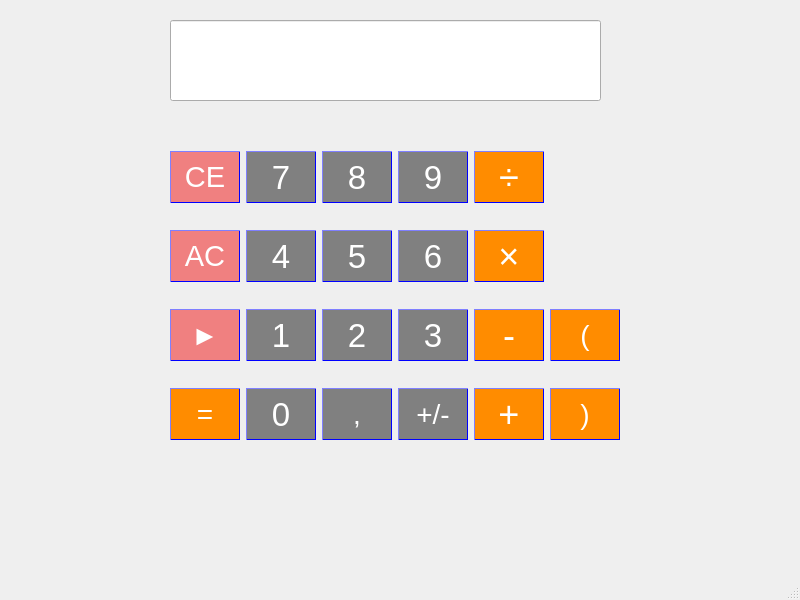
<?xml version="1.0" encoding="UTF-8"?>
<ui version="4.0">
 <class>Calculator</class>
 <widget class="QMainWindow" name="Calculator">
  <property name="geometry">
   <rect>
    <x>0</x>
    <y>0</y>
    <width>800</width>
    <height>600</height>
   </rect>
  </property>
  <property name="windowTitle">
   <string>Calculator</string>
  </property>
  <widget class="QWidget" name="centralwidget">
   <widget class="QWidget" name="gridLayoutWidget">
    <property name="geometry">
     <rect>
      <x>170</x>
      <y>130</y>
      <width>450</width>
      <height>331</height>
     </rect>
    </property>
    <layout class="QGridLayout" name="gridLayout">
     <property name="leftMargin">
      <number>0</number>
     </property>
     <property name="bottomMargin">
      <number>0</number>
     </property>
     <property name="verticalSpacing">
      <number>-1</number>
     </property>
     <item row="4" column="4">
      <widget class="QPushButton" name="ChangeSign">
       <property name="font">
        <font>
         <pointsize>21</pointsize>
        </font>
       </property>
       <property name="styleSheet">
        <string notr="true">QPushButton{
	border: 1px outset blue;
   background-color: Gray;
   height:50px;
   width:50px;
   cursor:pointer;
	font-size:35 px;
	color: white;
}

QPushButton::pressed{
	background-color: LightGray
}</string>
       </property>
       <property name="text">
        <string>+/-</string>
       </property>
      </widget>
     </item>
     <item row="2" column="0">
      <widget class="QPushButton" name="AllClear">
       <property name="font">
        <font>
         <pointsize>22</pointsize>
        </font>
       </property>
       <property name="styleSheet">
        <string notr="true">QPushButton{
	border: 1px outset blue;
   background-color: LightCoral;
   height:50px;
   width:50px;
   cursor:pointer;
	font-size:35 px;
	color: white;
}

QPushButton::pressed{
	background-color: DarkRed

}</string>
       </property>
       <property name="text">
        <string>AC</string>
       </property>
      </widget>
     </item>
     <item row="1" column="0">
      <widget class="QPushButton" name="ClearEntry">
       <property name="font">
        <font>
         <pointsize>22</pointsize>
        </font>
       </property>
       <property name="styleSheet">
        <string notr="true">QPushButton{
	border: 1px outset blue;
   background-color: LightCoral;
   height:50px;
   width:50px;
   cursor:pointer;
	font-size:35 px;
	color: white;
}

QPushButton::pressed{
	background-color: DarkRed

}</string>
       </property>
       <property name="text">
        <string>CE</string>
       </property>
      </widget>
     </item>
     <item row="3" column="4">
      <widget class="QPushButton" name="Button3">
       <property name="font">
        <font>
         <pointsize>25</pointsize>
        </font>
       </property>
       <property name="styleSheet">
        <string notr="true">QPushButton{
	border: 1px outset blue;
   background-color: Gray;
   height:50px;
   width:50px;
   cursor:pointer;
	font-size:35 px;
	color: white;
}

QPushButton::pressed{
	background-color: LightGray
}</string>
       </property>
       <property name="text">
        <string>3</string>
       </property>
      </widget>
     </item>
     <item row="3" column="5">
      <widget class="QPushButton" name="Subtract">
       <property name="font">
        <font>
         <pointsize>27</pointsize>
        </font>
       </property>
       <property name="styleSheet">
        <string notr="true">QPushButton{
	border: 1px outset blue;
   background-color: DarkOrange;
   height:50px;
   width:50px;
   cursor:pointer;
	font-size:35 px;
	color: white;
}

QPushButton::pressed{
	background-color: DimGray

}</string>
       </property>
       <property name="text">
        <string>-</string>
       </property>
      </widget>
     </item>
     <item row="1" column="5">
      <widget class="QPushButton" name="Divide">
       <property name="font">
        <font>
         <pointsize>27</pointsize>
        </font>
       </property>
       <property name="styleSheet">
        <string notr="true">QPushButton{
	border: 1px outset blue;
   background-color: DarkOrange;
   height:50px;
   width:50px;
   cursor:pointer;
	font-size:35 px;
	color: white;
}

QPushButton::pressed{
	background-color: DimGray

}</string>
       </property>
       <property name="text">
        <string>÷</string>
       </property>
      </widget>
     </item>
     <item row="3" column="2">
      <widget class="QPushButton" name="Button1">
       <property name="font">
        <font>
         <pointsize>25</pointsize>
        </font>
       </property>
       <property name="styleSheet">
        <string notr="true">QPushButton{
	border: 1px outset blue;
   background-color: Gray;
   height:50px;
   width:50px;
   cursor:pointer;
	font-size:35 px;
	color: white;
}

QPushButton::pressed{
	background-color: LightGray
}</string>
       </property>
       <property name="text">
        <string>1</string>
       </property>
      </widget>
     </item>
     <item row="1" column="3">
      <widget class="QPushButton" name="Button8">
       <property name="font">
        <font>
         <pointsize>25</pointsize>
        </font>
       </property>
       <property name="styleSheet">
        <string notr="true">QPushButton{
	border: 1px outset blue;
   background-color: Gray;
   height:50px;
   width:50px;
   cursor:pointer;
	font-size:35 px;
	color: white;
}

QPushButton::pressed{
	background-color: LightGray
}</string>
       </property>
       <property name="text">
        <string>8</string>
       </property>
      </widget>
     </item>
     <item row="1" column="2">
      <widget class="QPushButton" name="Button7">
       <property name="font">
        <font>
         <pointsize>25</pointsize>
        </font>
       </property>
       <property name="styleSheet">
        <string notr="true">QPushButton{
	border: 1px outset blue;
   background-color: Gray;
   height:50px;
   width:50px;
   cursor:pointer;
	font-size:35 px;
	color: white;
}

QPushButton::pressed{
	background-color: LightGray
}</string>
       </property>
       <property name="text">
        <string>7</string>
       </property>
      </widget>
     </item>
     <item row="2" column="2">
      <widget class="QPushButton" name="Button4">
       <property name="font">
        <font>
         <pointsize>25</pointsize>
        </font>
       </property>
       <property name="styleSheet">
        <string notr="true">QPushButton{
	border: 1px outset blue;
   background-color: Gray;
   height:50px;
   width:50px;
   cursor:pointer;
	font-size:35 px;
	color: white;
}

QPushButton::pressed{
	background-color: LightGray
}</string>
       </property>
       <property name="text">
        <string>4</string>
       </property>
      </widget>
     </item>
     <item row="4" column="2">
      <widget class="QPushButton" name="Button0">
       <property name="font">
        <font>
         <pointsize>25</pointsize>
        </font>
       </property>
       <property name="styleSheet">
        <string notr="true">QPushButton{
	border: 1px outset blue;
   background-color: Gray;
   height:50px;
   width:50px;
   cursor:pointer;
	font-size:35 px;
	color: white;
}

QPushButton::pressed{
	background-color: LightGray
}</string>
       </property>
       <property name="text">
        <string>0</string>
       </property>
      </widget>
     </item>
     <item row="4" column="3">
      <widget class="QPushButton" name="Point">
       <property name="font">
        <font>
         <pointsize>21</pointsize>
        </font>
       </property>
       <property name="styleSheet">
        <string notr="true">QPushButton{
	border: 1px outset blue;
   background-color: Gray;
   height:50px;
   width:50px;
   cursor:pointer;
	font-size:35 px;
	color: white;
}

QPushButton::pressed{
	background-color: LightGray
}</string>
       </property>
       <property name="text">
        <string>,</string>
       </property>
      </widget>
     </item>
     <item row="4" column="6">
      <widget class="QPushButton" name="RightParenthesis">
       <property name="font">
        <font>
         <pointsize>21</pointsize>
        </font>
       </property>
       <property name="styleSheet">
        <string notr="true">QPushButton{
	border: 1px outset blue;
   background-color: DarkOrange;
   height:50px;
   width:50px;
   cursor:pointer;
	font-size:35 px;
	color: white;
}

QPushButton::pressed{
	background-color: DimGray

}</string>
       </property>
       <property name="text">
        <string>)</string>
       </property>
      </widget>
     </item>
     <item row="3" column="6">
      <widget class="QPushButton" name="LeftParenthesis">
       <property name="font">
        <font>
         <pointsize>21</pointsize>
        </font>
       </property>
       <property name="styleSheet">
        <string notr="true">QPushButton{
	border: 1px outset blue;
   background-color: DarkOrange;
   height:50px;
   width:50px;
   cursor:pointer;
	font-size:35 px;
	color: white;
}

QPushButton::pressed{
	background-color: DimGray

}</string>
       </property>
       <property name="text">
        <string>(</string>
       </property>
      </widget>
     </item>
     <item row="2" column="4">
      <widget class="QPushButton" name="Button6">
       <property name="font">
        <font>
         <pointsize>25</pointsize>
        </font>
       </property>
       <property name="styleSheet">
        <string notr="true">QPushButton{
	border: 1px outset blue;
   background-color: Gray;
   height:50px;
   width:50px;
   cursor:pointer;
	font-size:35 px;
	color: white;
}

QPushButton::pressed{
	background-color: LightGray
}</string>
       </property>
       <property name="text">
        <string>6</string>
       </property>
      </widget>
     </item>
     <item row="2" column="3">
      <widget class="QPushButton" name="Button5">
       <property name="font">
        <font>
         <pointsize>25</pointsize>
        </font>
       </property>
       <property name="styleSheet">
        <string notr="true">QPushButton{
	border: 1px outset blue;
   background-color: Gray;
   height:50px;
   width:50px;
   cursor:pointer;
	font-size:35 px;
	color: white;
}

QPushButton::pressed{
	background-color: LightGray
}</string>
       </property>
       <property name="text">
        <string>5</string>
       </property>
      </widget>
     </item>
     <item row="2" column="5">
      <widget class="QPushButton" name="Multiply">
       <property name="font">
        <font>
         <pointsize>27</pointsize>
        </font>
       </property>
       <property name="styleSheet">
        <string notr="true">QPushButton{
	border: 1px outset blue;
   background-color: DarkOrange;
   height:50px;
   width:50px;
   cursor:pointer;
	font-size:35 px;
	color: white;
}

QPushButton::pressed{
	background-color: DimGray

}</string>
       </property>
       <property name="text">
        <string>×</string>
       </property>
      </widget>
     </item>
     <item row="3" column="3">
      <widget class="QPushButton" name="Button2">
       <property name="font">
        <font>
         <pointsize>25</pointsize>
        </font>
       </property>
       <property name="styleSheet">
        <string notr="true">QPushButton{
	border: 1px outset blue;
   background-color: Gray;
   height:50px;
   width:50px;
   cursor:pointer;
	font-size:35 px;
	color: white;
}

QPushButton::pressed{
	background-color: LightGray
}</string>
       </property>
       <property name="text">
        <string>2</string>
       </property>
      </widget>
     </item>
     <item row="1" column="4">
      <widget class="QPushButton" name="Button9">
       <property name="font">
        <font>
         <pointsize>25</pointsize>
        </font>
       </property>
       <property name="styleSheet">
        <string notr="true">QPushButton{
	border: 1px outset blue;
   background-color: Gray;
   height:50px;
   width:50px;
   cursor:pointer;
	font-size:35 px;
	color: white;
}

QPushButton::pressed{
	background-color: LightGray
}</string>
       </property>
       <property name="text">
        <string>9</string>
       </property>
      </widget>
     </item>
     <item row="4" column="5">
      <widget class="QPushButton" name="Add">
       <property name="font">
        <font>
         <pointsize>27</pointsize>
        </font>
       </property>
       <property name="styleSheet">
        <string notr="true">QPushButton{
	border: 1px outset blue;
   background-color: DarkOrange;
   height:50px;
   width:50px;
   cursor:pointer;
	font-size:35 px;
	color: white;
}

QPushButton::pressed{
	background-color: DimGray

}</string>
       </property>
       <property name="text">
        <string>+</string>
       </property>
      </widget>
     </item>
     <item row="4" column="0">
      <widget class="QPushButton" name="Equals">
       <property name="font">
        <font>
         <pointsize>21</pointsize>
        </font>
       </property>
       <property name="styleSheet">
        <string notr="true">QPushButton{
	border: 1px outset blue;
   background-color: DarkOrange;
   height:50px;
   width:50px;
   cursor:pointer;
	font-size:35 px;
	color: white;
}

QPushButton::pressed{
	background-color: DimGray

}</string>
       </property>
       <property name="text">
        <string>=</string>
       </property>
      </widget>
     </item>
     <item row="3" column="0">
      <widget class="QPushButton" name="Backspace">
       <property name="font">
        <font>
         <pointsize>21</pointsize>
        </font>
       </property>
       <property name="styleSheet">
        <string notr="true">QPushButton{
	border: 1px outset blue;
   background-color: LightCoral;
   height:50px;
   width:50px;
   cursor:pointer;
	font-size:35 px;
	color: white;
}

QPushButton::pressed{
	background-color: DarkRed

}</string>
       </property>
       <property name="text">
        <string>►</string>
       </property>
      </widget>
     </item>
    </layout>
   </widget>
   <widget class="QLineEdit" name="Display">
    <property name="enabled">
     <bool>true</bool>
    </property>
    <property name="geometry">
     <rect>
      <x>170</x>
      <y>20</y>
      <width>431</width>
      <height>81</height>
     </rect>
    </property>
    <property name="font">
     <font>
      <pointsize>30</pointsize>
     </font>
    </property>
    <property name="layoutDirection">
     <enum>Qt::LeftToRight</enum>
    </property>
    <property name="text">
     <string/>
    </property>
    <property name="alignment">
     <set>Qt::AlignRight|Qt::AlignTrailing|Qt::AlignVCenter</set>
    </property>
    <property name="readOnly">
     <bool>true</bool>
    </property>
   </widget>
  </widget>
  <widget class="QMenuBar" name="menubar">
   <property name="geometry">
    <rect>
     <x>0</x>
     <y>0</y>
     <width>800</width>
     <height>22</height>
    </rect>
   </property>
  </widget>
  <widget class="QStatusBar" name="statusbar"/>
 </widget>
 <resources/>
 <connections/>
</ui>
